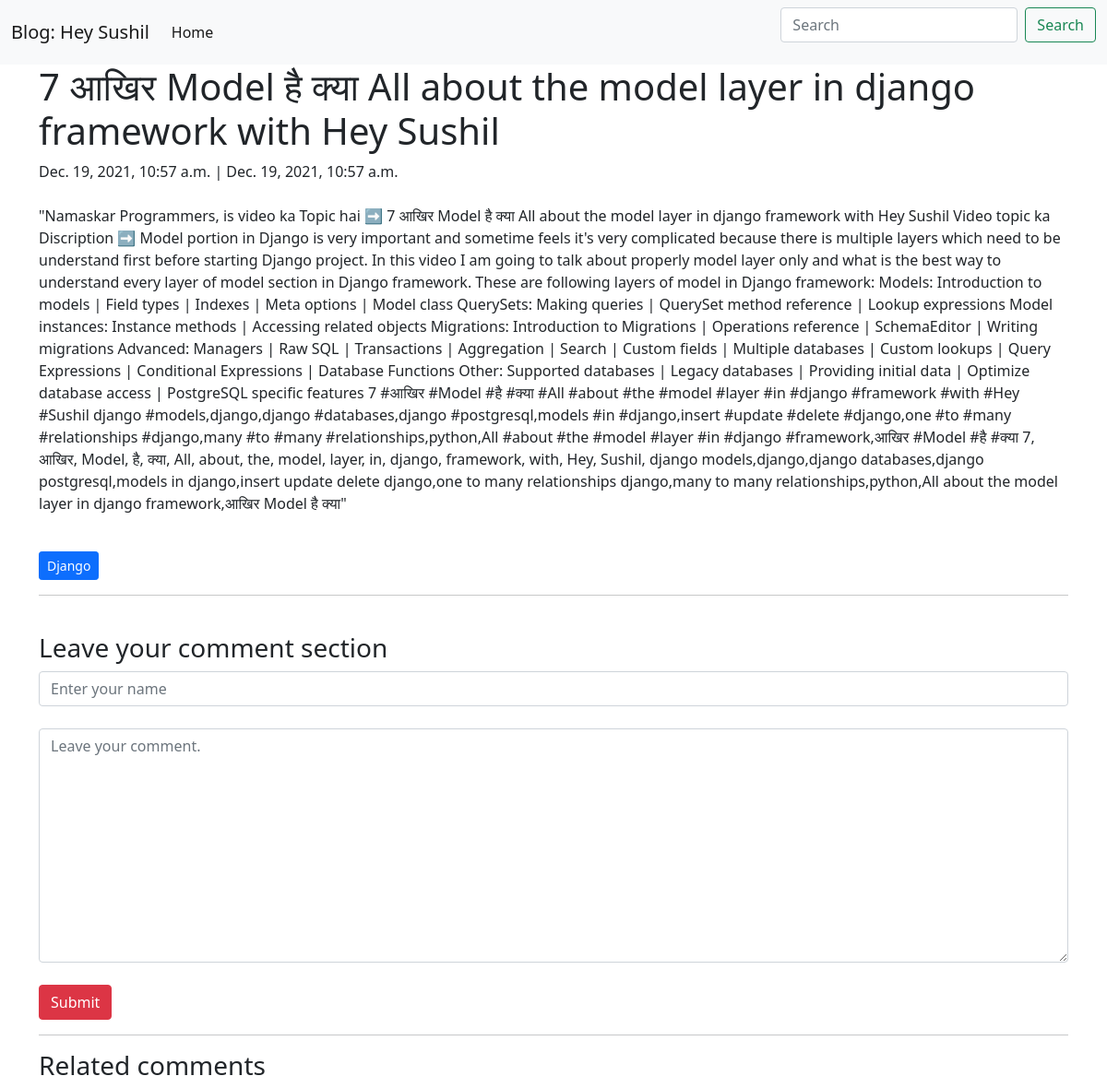
Page /blog/3/ on the committed database.
### blog/models.py (models this page shows)
class Post(models.Model):
    title = models.CharField(max_length=400)
    body = models.TextField()
    created_on = models.DateTimeField(auto_now_add=True)
    last_modifed = models.DateTimeField(auto_now=True)
    categories = models.ManyToManyField('Category', related_name='posts')

class Category(models.Model):
    name = models.CharField(max_length=50)

### blog/views.py (the view, shortened to what this page needs)
# urls.py: path("<int:pk>/", views.blog_detail, name="blog_detial"),
def blog_detail(request, pk):
    post = Post.objects.get(pk=pk)
    form = CommentForm()
    comments = Comment.objects.filter(post=post)
    context = {
        "data":post,
        "comments":comments,
        "form":form,
        }
    return render(request, 'blog_detail.html', context)

### blog/forms.py
class CommentForm(forms.Form):
    author = forms.CharField(
        max_length=100,
        widget=forms.TextInput(
            attrs={
                "class":"form-control",
                "placeholder":"Enter your name"
            }
        )
    )
    body = forms.CharField(widget=forms.Textarea(
        attrs={
            "class":"form-control",
            "placeholder":"Leave your comment."
        }
    ))

### blog/templates/blog_detail.html (shortened to what this page needs)
{% extends 'blog_main.html' %}
{% block page_content %}
<div class="container">
    <div class="row">
        <div class="col-12 col-sm-12 col-md-12 col-lg-12">
            <h1>{{data.title}}</h1>
            {{data.created_on}} | {{data.last_modifed}}<br>
            <br>
            <p>{{data.body}}</p><br>
            {% for categroy in data.categories.all %}
            <a class="btn btn-sm btn-primary" href="{% url 'blog_category' categroy.name %}">{{categroy.name}}</a>
            {% endfor %}
            <br>
            <hr>
            <br>
            <h3>Leave your comment section</h3>
            <form action="/blog/{{data.pk}}/" method="post">
                <div>{{form.author}}</div><br>
                <div>{{form.body}}</div>
                <br>
                <button type="submit" class="btn btn-bg btn-danger">Submit</button>
            </form>
            <hr>
            <h3>Related comments</h3>
            {% endblock %}

### rows in the picture
Post: title "7 आखिर Model है क्या All about the model layer in django framework with Hey Sushil", created_on "Dec. 19, 2021, 10:57 a.m.", last_modifed "Dec. 19, 2021, 10:57 a.m.", body "\"Namaskar Programmers, is video ka Topic hai ➡️ 7 आखिर Model है क्या All about the model layer in django framework with Hey Sushil Video topic ka Discription ➡️ Model portion in Django is very important and sometime feels it's very complicated because there is multiple layers which need to be understand first before starting Django project. In this video I am going to talk about properly model layer only and what is the best way to understand every layer of model section in Django framework. These are following layers of model in Django framework: Models: Introduction to models | Field types | Indexes | Meta options | Model class QuerySets: Making queries | QuerySet method reference |…"
Category: name "Django"
